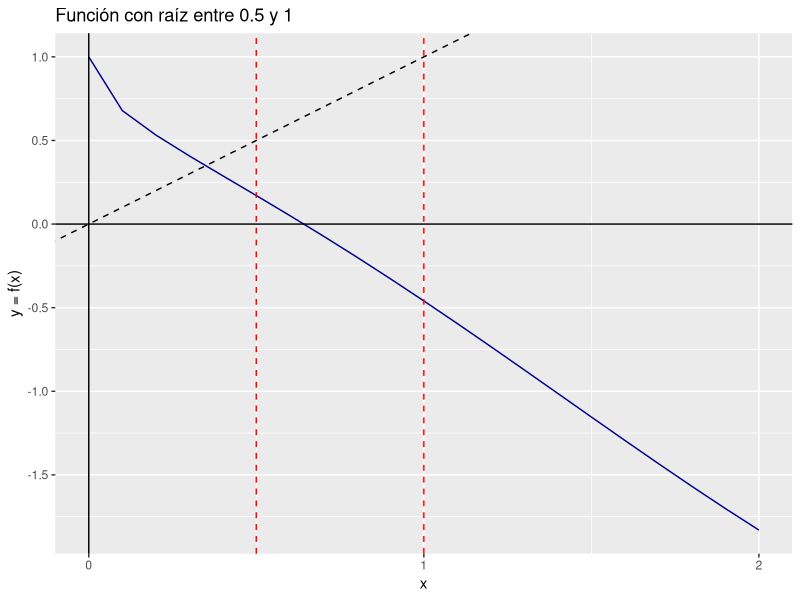
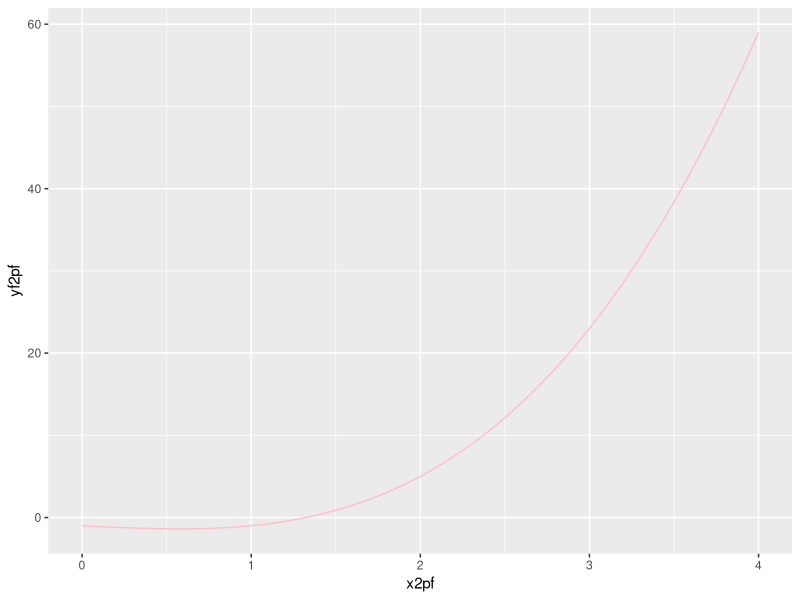

Source code (R) for these figures, in order:
install.packages("ggplot2")
library(ggplot2)

f = function(x){
  cos(x)-sqrt(x)
}
x <- seq(0,2,by = 0.1) #Generamos un vector "x" para crear los puntos en F(x)
fx <- f(x) #Creamos los valores de f(x)

df <- data.frame(x, fx)
gg_fx <- ggplot(data = df, aes(x = x, y = fx)) + geom_line(linetype=1,colour="darkblue")
gg_fx = gg_fx + geom_hline(yintercept = 0,linetype=1)
gg_fx = gg_fx + geom_vline(xintercept = 0,linetype=1)
gg_fx = gg_fx + scale_x_continuous(name = "x", breaks = seq(0,2, by = 1))
gg_fx = gg_fx + scale_y_continuous(name = "y = f(x)", breaks = seq(-2.5,1, by = 0.5))
gg_fx = gg_fx + geom_vline(xintercept = c(0.5,1),linetype=2, col = "red")
gg_fx = gg_fx + ggtitle("Función con raíz entre 0.5 y 1")
gg_fx = gg_fx + geom_abline(intercept = 0,slope=1,linetype=2)

print(gg_fx)

#-------------------------------------------------------------------------------------
g2 <- function(x) {
  y <- (1+x)^(1/3)
  return(y)
}

f2 <- function(x){
  y <- x^3 - x - 1
  y
}
x2pf <- seq(0,4,by = 0.1)
y2pf <- g2(x2pf)
yf2pf <- f2(x2pf)
data2pf <- data.frame(x2pf,y2pf)
data2pff <- data.frame(x2pf,yf2pf)
grafico2pf <- ggplot(data = data2pf, aes(x=x2pf, y=y2pf)) + geom_line(colour="darkgreen", linetype=1)
grafico2pf <- grafico2pf + geom_hline(yintercept=0) + geom_vline(xintercept=0)
grafico2pf <- grafico2pf + scale_x_continuous(name = "x", breaks = seq(0,4, by = 1)) + scale_y_continuous(name = "y = f(x)", breaks = seq(0,2, by = 0.5))
grafico2pf <- grafico2pf + geom_abline(intercept = 0, slope =1, linetype =2,col="blue")
grafico2pf <- grafico2pf + geom_point(aes(x=puntofijo2(1, 10^-2, 600), y=g2(puntofijo2(1, 10^-2, 600))), col="red")
grafico2pff <- ggplot(data=data2pff, aes(x=x2pf, y=yf2pf)) + geom_line(colour = "pink")

grafico2pff
                                                                                     
                                                                                                         
                                                                                                         
                                                                                                         
                                                                                                         